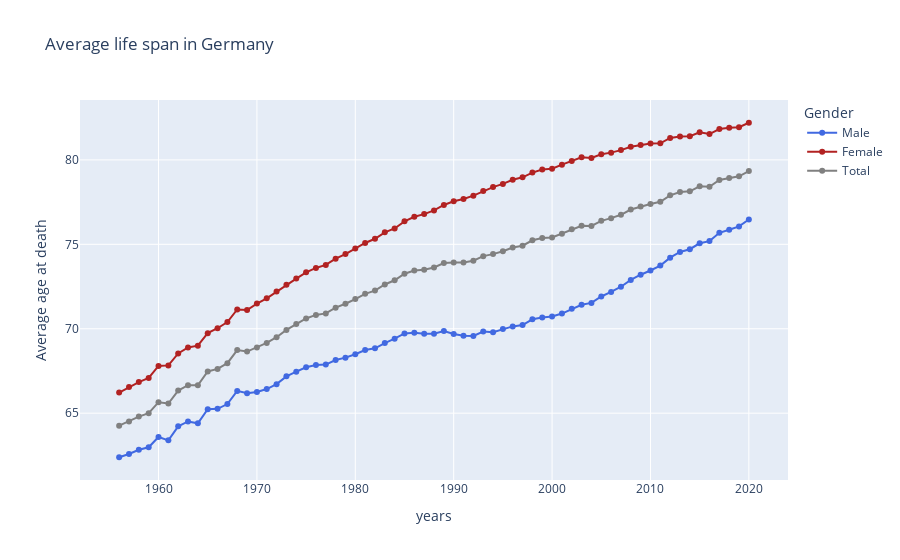

The notebook cell saved with this chart:
### Code cell
df=pd.read_csv('average-life.csv',delimiter=';')
df['time']=pd.to_datetime(df['time'],format='%Y')
df=df.rename(columns={"BEV033__Average_age_at_death__years":"Average age at death","2_variable_code.2":"Gender","time":"years"})
px.line(df,x='years',y="Average age at death",labels={'x':'Year','y':'Average Age'},color="Gender",line_group="Gender",markers=True
       ,title='Average life span in Germany', color_discrete_sequence=['royalblue', 'firebrick','gray'])

# fig = go.Figure()
# fig.add_trace(go.Scatter(x=df[df['Gender']=='Male']['years'], y=df[df['Gender']=='Male']['Average age at death'],
#                     mode='lines+markers', line=dict(color='royalblue', width=2,dash='dashdot'),
#                     name='Male'))
# fig.add_trace(go.Scatter(x=df[df['Gender']=='Female']['years'], y=df[df['Gender']=='Female']['Average age at death'],
#                     mode='lines+markers', line=dict(color='firebrick', width=2),
#                     name='Female'))
# fig.add_trace(go.Scatter(x=df[df['Gender']=='Total']['years'], y=df[df['Gender']=='Total']['Average age at death'],
#                     mode='lines+markers',line=dict(color='green', width=2,dash='dot'),
#                     name='Total'))
